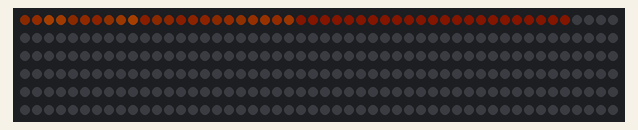
This sketch was run on a simulated Arduino Uno, built with avr-gcc and run on an emulated ATmega328P. Shown: 300 RGB LEDs in strip order, left to right, continuing on the next row. Dim RGB values are drawn brighter than linear; random numbers use the default seed unless the sketch sets one.

Above: at 0.2 s.
At 5.02 s:
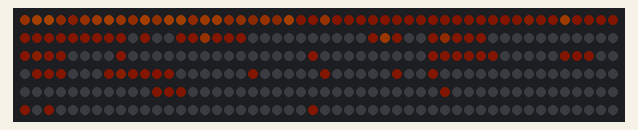
At 9.93 s:
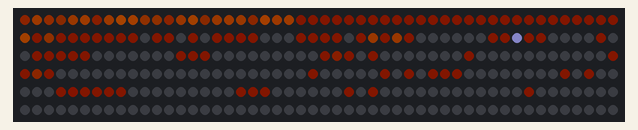
At 20.01 s:
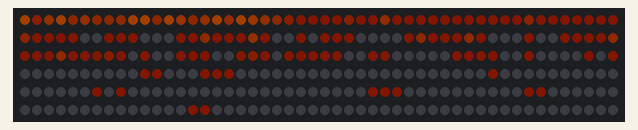
At 29.75 s:
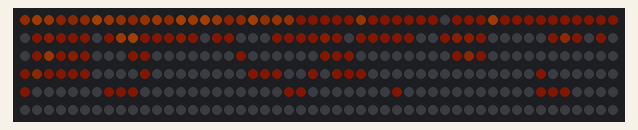
At 39.84 s:
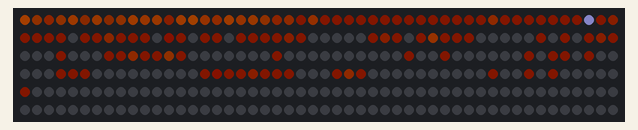

The sketch:

messagetorch.ino
```cpp
#include <Adafruit_NeoPixel.h>
#ifdef __AVR__
  #include <avr/power.h>
#endif

#define PIN 6
#define NUM_LEDS 300
#define LEDS_PER_ROW  23
#define NUM_ROWS 12

// Parameter 1 = number of pixels in strip
// Parameter 2 = Arduino pin number (most are valid)
// Parameter 3 = pixel type flags, add together as needed:
//   NEO_KHZ800  800 KHz bitstream (most NeoPixel products w/WS2812 LEDs)
//   NEO_KHZ400  400 KHz (classic 'v1' (not v2) FLORA pixels, WS2811 drivers)
//   NEO_GRB     Pixels are wired for GRB bitstream (most NeoPixel products)
//   NEO_RGB     Pixels are wired for RGB bitstream (v1 FLORA pixels, not v2)
//   NEO_RGBW    Pixels are wired for RGBW bitstream (NeoPixel RGBW products)
Adafruit_NeoPixel strip = Adafruit_NeoPixel(NUM_LEDS, PIN, NEO_GRB + NEO_KHZ800);

// IMPORTANT: To reduce NeoPixel burnout risk, add 1000 uF capacitor across
// pixel power leads, add 300 - 500 Ohm resistor on first pixel's data input
// and minimize distance between Arduino and first pixel.  Avoid connecting
// on a live circuit...if you must, connect GND first.

void setup() {
  strip.begin();
  strip.show(); // Initialize all pixels to 'off'
  resetEnergy();
}

// Configuration
// =============

// set to true if you wound the torch clockwise (as seen from top). Note that
// this reverses the entire animation (in contrast to mirrorText, which only
// mirrors text).
const bool reversedX = false;
// set to true if every other row in the LED matrix is ordered backwards.
// This mode is useful for WS2812 modules which have e.g. 16x16 LEDs on one
// flexible PCB. On these modules, the data line starts in the lower left
// corner, goes right for row 0, then left in row 1, right in row 2 etc.
const bool alternatingX = false;
// set to true if your WS2812 chain runs up (or up/down, with alternatingX set) the "torch",
// for example if you want to do a wide display out of multiple 16x16 arrays
const bool swapXY = false;


// Set this to true if you wound the LED strip clockwise, starting at the bottom of the
// tube, when looking onto the tube from the top. The default winding direction
// for versions of MessageTorch which did not have this setting was 0, which
// means LED strip was usually wound counter clock wise from bottom to top.
// Note: this setting only reverses the direction of text rendering - the torch
//   animation itself is not affected
const bool mirrorText = false;

/*
 * Spark Core library to control WS2812 based RGB LED devices
 * using SPI to create bitstream.
 * Future plan is to use DMA to feed the SPI, so WS2812 bitstream
 * can be produced without CPU load and without blocking IRQs
 *
 * (c) 2014-2015 by luz@plan44.ch (GPG: 1CC60B3A)
 * Licensed as open source under the terms of the MIT License
 * (see LICENSE.TXT)
 */


// Declaration (would go to .h file once library is separated)
// ===========================================================

class p44_ws2812 {

  bool xReversed; // even (0,2,4...) rows go backwards, or all if not alternating
  bool alternating; // direction changes after every row
  bool swapXY; // x and y swapped


public:
  /// create driver for a WS2812 LED chain
  /// @param aNumLeds number of LEDs in the chain
  /// @param aLedsPerRow number of consecutive LEDs in the WS2812 chain that build a row (usually x direction, y if swapXY was set)
  /// @param aXReversed X direction is reversed
  /// @param aAlternating X direction is reversed in first row, normal in second, reversed in third etc..
  /// @param aSwapXY X and Y reversed (for up/down wiring)
  p44_ws2812(uint16_t aNumLeds, uint16_t aLedsPerRow=0, bool aXReversed=false, bool aAlternating=false, bool aSwapXY=false);

  /// destructor
  ~p44_ws2812();

  /// begin using the driver
  void begin();

  /// transfer RGB values to LED chain
  /// @note this must be called to update the actual LEDs after modifying RGB values
  /// with setColor() and/or setColorDimmed()
  void show();


  /// set color of one LED
  /// @param aRed intensity of red component, 0..255
  /// @param aGreen intensity of green component, 0..255
  /// @param aBlue intensity of blue component, 0..255
  void setColorXY(uint16_t aX, uint16_t aY, byte aRed, byte aGreen, byte aBlue);
  void setColor(uint16_t aLedNumber, byte aRed, byte aGreen, byte aBlue);

  /// set color of one LED, scaled by a visible brightness (non-linear) factor
  /// @param aRed intensity of red component, 0..255
  /// @param aGreen intensity of green component, 0..255
  /// @param aBlue intensity of blue component, 0..255
  /// @param aBrightness brightness, will be converted non-linear to PWM duty cycle for uniform brightness scale, 0..255
  void setColorDimmedXY(uint16_t aX, uint16_t aY, byte aRed, byte aGreen, byte aBlue, byte aBrightness);
  void setColorDimmed(uint16_t aLedNumber, byte aRed, byte aGreen, byte aBlue, byte aBrightness);

  /// get current color of LED
  /// @param aRed set to intensity of red component, 0..255
  /// @param aGreen set to intensity of green component, 0..255
  /// @param aBlue set to intensity of blue component, 0..255
  /// @note for LEDs set with setColorDimmed(), this returns the scaled down RGB values,
  ///   not the original r,g,b parameters. Note also that internal brightness resolution is 5 bits only.
  void getColorXY(uint16_t aX, uint16_t aY, byte &aRed, byte &aGreen, byte &aBlue);
  void getColor(uint16_t aLedNumber, byte &aRed, byte &aGreen, byte &aBlue);


private:

  uint16_t ledIndexFromXY(uint16_t aX, uint16_t aY);


};

// Implementation (would go to .cpp file once library is separated)
// ================================================================

static const uint8_t pwmTable[32] = {0, 1, 1, 2, 3, 4, 6, 7, 9, 10, 13, 15, 18, 21, 24, 28, 33, 38, 44, 50, 58, 67, 77, 88, 101, 115, 132, 150, 172, 196, 224, 255};

p44_ws2812::p44_ws2812(uint16_t aNumLeds, uint16_t aLedsPerRow, bool aXReversed, bool aAlternating, bool aSwapXY)
{
}

p44_ws2812::~p44_ws2812()
{
  // free the buffer
  // if (pixelBufferP) delete pixelBufferP;
}

uint16_t p44_ws2812::ledIndexFromXY(uint16_t aX, uint16_t aY)
{
  if (swapXY) { uint16_t tmp=aY; aY=aX; aX=tmp; }
  uint16_t ledindex = aY*LEDS_PER_ROW;
  bool reversed = xReversed;
  if (alternating) {
    if (aY & 0x1) reversed = !reversed;
  }
  if (reversed) {
    ledindex += (LEDS_PER_ROW-1-aX);
  }
  else {
    ledindex += aX;
  }
  return ledindex;
}


void p44_ws2812::setColor(uint16_t aLedNumber, byte aRed, byte aGreen, byte aBlue)
{
  int y = aLedNumber / LEDS_PER_ROW;
  int x = aLedNumber % LEDS_PER_ROW;
  setColorXY(x, y, aRed, aGreen, aBlue);
}


void p44_ws2812::setColorXY(uint16_t aX, uint16_t aY, byte aRed, byte aGreen, byte aBlue)
{
  uint16_t ledindex = ledIndexFromXY(aX,aY);
  if (ledindex>=NUM_LEDS) return;
  strip.setPixelColor(ledindex, aRed, aGreen, aBlue);
}


void p44_ws2812::setColorDimmed(uint16_t aLedNumber, byte aRed, byte aGreen, byte aBlue, byte aBrightness)
{
  int y = aLedNumber / LEDS_PER_ROW;
  int x = aLedNumber % LEDS_PER_ROW;
  setColorDimmedXY(x, y, aRed, aGreen, aBlue, aBrightness);
}


void p44_ws2812::setColorDimmedXY(uint16_t aX, uint16_t aY, byte aRed, byte aGreen, byte aBlue, byte aBrightness)
{
  setColorXY(aX, aY, (aRed*aBrightness)>>8, (aGreen*aBrightness)>>8, (aBlue*aBrightness)>>8);
}

void p44_ws2812::getColorXY(uint16_t aX, uint16_t aY, byte &aRed, byte &aGreen, byte &aBlue)
{
  uint16_t ledindex = ledIndexFromXY(aX,aY);
  if (ledindex>=NUM_LEDS) return;
  uint32_t color = strip.getPixelColor(ledindex);
  aRed   = (color >> 16) & 0xFF;
  aGreen = (color >> 8 ) & 0xFF;
  aBlue  = (color >> 0 ) & 0xFF;
}


// Utilities
// =========


inline void reduce(byte &aByte, byte aAmount, byte aMin = 0)
{
  int r = aByte-aAmount;
  if (r<aMin)
    aByte = aMin;
  else
    aByte = (byte)r;
}


inline void increase(byte &aByte, byte aAmount, byte aMax = 255)
{
  int r = aByte+aAmount;
  if (r>aMax)
    aByte = aMax;
  else
    aByte = (byte)r;
}


// Main program, torch simulation
// ==============================

// moved defining constants for number of LEDs to top of file

p44_ws2812 leds(NUM_LEDS, swapXY ? NUM_ROWS : LEDS_PER_ROW, reversedX, alternatingX, swapXY); // create WS2812 driver


// byte mode = mode_torch; // main operation mode
int brightness = 100; // overall brightness
// byte fade_base = 140; // crossfading base brightness level

// torch parameters

uint16_t cycle_wait = 1; // 0..255

byte flame_min = 100; // 0..255
byte flame_max = 220; // 0..255

byte random_spark_probability = 2; // 0..100
byte spark_min = 200; // 0..255
byte spark_max = 255; // 0..255

byte spark_tfr = 40; // 0..256 how much energy is transferred up for a spark per cycle
uint16_t spark_cap = 200; // 0..255: spark cells: how much energy is retained from previous cycle

uint16_t up_rad = 20; // up radiation
uint16_t side_rad = 35; // sidewards radiation
uint16_t heat_cap = 0; // 0..255: passive cells: how much energy is retained from previous cycle

byte red_bg = 0;
byte green_bg = 0;
byte blue_bg = 0;
byte red_bias = 10;
byte green_bias = 0;
byte blue_bias = 0;
int red_energy = 180;
int green_energy = 80; // 145;
int blue_energy = 0;

byte upside_down = 0; // if set, flame (or rather: drop) animation is upside down. Text remains as-is

// torch mode
// ==========

byte currentEnergy[NUM_LEDS]; // current energy level
byte nextEnergy[NUM_LEDS]; // next energy level
byte energyMode[NUM_LEDS]; // mode how energy is calculated for this point

enum {
  torch_passive = 0, // just environment, glow from nearby radiation
  torch_nop = 1, // no processing
  torch_spark = 2, // slowly looses energy, moves up
  torch_spark_temp = 3, // a spark still getting energy from the level below
};


void resetEnergy()
{
  for (int i=0; i<NUM_LEDS; i++) {
    currentEnergy[i] = 0;
    nextEnergy[i] = 0;
    energyMode[i] = torch_passive;
  }
}


void calcNextEnergy()
{
  int i = 0;
  for (int y=0; y<NUM_ROWS; y++) {
    for (int x=0; x<LEDS_PER_ROW; x++) {
      byte e = currentEnergy[i];
      byte m = energyMode[i];
      switch (m) {
        case torch_spark: {
          // loose transfer up energy as long as the is any
          reduce(e, spark_tfr);
          // cell above is temp spark, sucking up energy from this cell until empty
          if (y<NUM_ROWS-1) {
            energyMode[i+LEDS_PER_ROW] = torch_spark_temp;
          }
          break;
        }
        case torch_spark_temp: {
          // just getting some energy from below
          byte e2 = currentEnergy[i-LEDS_PER_ROW];
          if (e2<spark_tfr) {
            // cell below is exhausted, becomes passive
            energyMode[i-LEDS_PER_ROW] = torch_passive;
            // gobble up rest of energy
            increase(e, e2);
            // loose some overall energy
            e = ((int)e*spark_cap)>>8;
            // this cell becomes active spark
            energyMode[i] = torch_spark;
          }
          else {
            increase(e, spark_tfr);
          }
          break;
        }
        case torch_passive: {
          e = ((int)e*heat_cap)>>8;
          increase(e, ((((int)currentEnergy[i-1]+(int)currentEnergy[i+1])*side_rad)>>9) + (((int)currentEnergy[i-LEDS_PER_ROW]*up_rad)>>8));
        }
        default:
          break;
      }
      nextEnergy[i++] = e;
    }
  }
}


// const uint8_t energymap[32] = {0, 64, 96, 112, 128, 144, 152, 160, 168, 176, 184, 184, 192, 200, 200, 208, 208, 216, 216, 224, 224, 224, 232, 232, 232, 240, 240, 240, 240, 248, 248, 248};
const uint8_t energymap[] = { 10, 10, 10, 10, 10, 11, 11, 12, 14, 15, 17, 20, 22, 26, 29, 33, 38, 44, 49, 56, 63, 71, 80, 89, 99, 110, 121, 134, 147, 161, 176, 192 };

void calcNextColors()
{
  for (int i=0; i<NUM_LEDS; i++) {
      int ei; // index into energy alculation buffer
      if (upside_down)
        ei = NUM_LEDS-i;
      else
        ei = i;
      uint16_t e = nextEnergy[ei];
      currentEnergy[ei] = e;
      if (e>250)
        leds.setColorDimmed(i, 170, 170, e, brightness); // blueish extra-bright spark
      else {
        if (e>0) {
          // energy to brightness is non-linear
          byte eb = energymap[e>>3];
          byte r = red_bias;
          byte g = green_bias;
          byte b = blue_bias;
          increase(r, (eb*red_energy)>>8);
          increase(g, (eb*green_energy)>>8);
          increase(b, (eb*blue_energy)>>8);
          leds.setColorDimmed(i, r, g, b, brightness);
        }
        else {
          // background, no energy
          leds.setColorDimmed(i, red_bg, green_bg, blue_bg, brightness);
        }
      }
    }
}


void injectRandom()
{
  // random flame energy at bottom row
  for (int i=0; i<LEDS_PER_ROW; i++) {
    currentEnergy[i] = random(flame_min, flame_max);
    energyMode[i] = torch_nop;
  }
  // random sparks at second row
  for (int i=LEDS_PER_ROW; i<2*LEDS_PER_ROW; i++) {
    if (energyMode[i]!=torch_spark && random(100)<random_spark_probability) {
      currentEnergy[i] = random(spark_min, spark_max);
      energyMode[i] = torch_spark;
    }
  }
}

void loop()
{
  // torch animation + text display + cheerlight background
  injectRandom();
  calcNextEnergy();
  calcNextColors();
  strip.show();
  delay(cycle_wait); // latch & reset needs 50 microseconds pause, at least.
}
```
